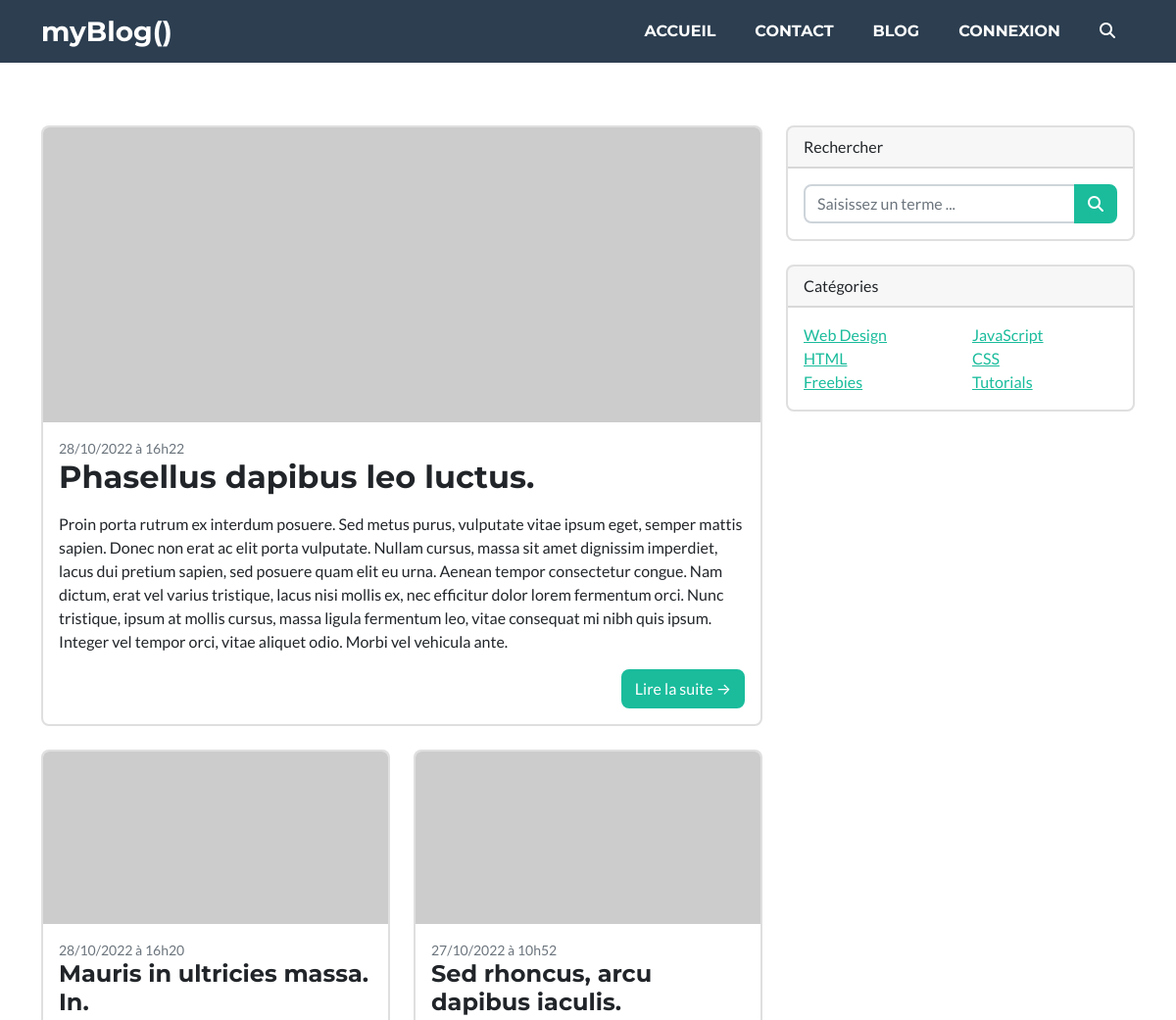
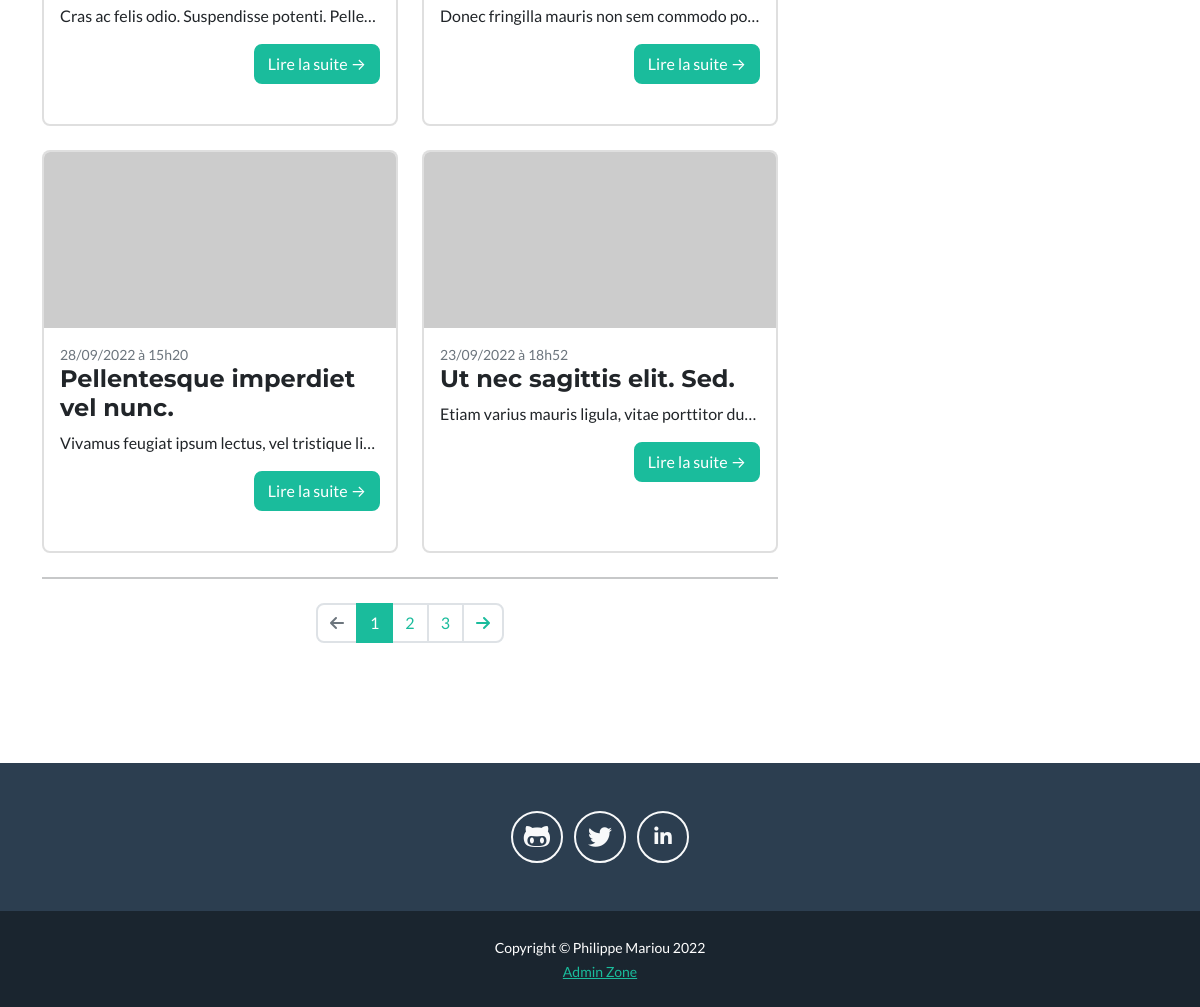
Page /index.php?action=blog on the committed database (2 pictures, top to bottom).
### tables this page shows
CREATE TABLE `posts` (
  `id` int(11) NOT NULL,
  `title` varchar(255) NOT NULL,
  `chapo` text NOT NULL,
  `content` text NOT NULL,
  `author` varchar(255) NOT NULL,
  `creation_date` datetime NOT NULL,
  `modification_date` datetime DEFAULT NULL
);

### src/controllers/ListAllPostsController.php (called while the page is built, shortened)
<?php
class ListAllPostsController
{
    public function execute()
    {
        $globals = new Globals();
        $get = $globals->getGET();
        $postRepository = new PostRepository();
        $postRepository->connection = new DatabaseConnection();
        $posts = $postRepository->getPosts();
        $featuredPost = array_shift($posts);
        if (isset($get['page']) && !empty($get['page'])) {
            $currentPage = (int) strip_tags($get['page']);
        } else {
            $currentPage = 1;
        }
        $postsNb = count($posts);
        $perPage = 4;
        $pages = ceil($postsNb / $perPage);
        $offset = ($currentPage * $perPage) - $perPage;
        $posts = array_slice($posts, $offset, $perPage);
        require 'templates/blog.php';
    }
}

### src/model/post.php (called while the page is built, shortened)
<?php
class Post
{
    public function __construct(
        string $id,
        string $title,
        string $chapo,
        string $content,
        string $author,
        string $frenchCreationDate,
        ?string $frenchModificationDate
    ) {
        $this->id = $id;
        $this->title = $title;
        $this->chapo = $chapo;
        $this->frenchCreationDate = $frenchCreationDate;
    }
}

### src/lib/DatabaseConnection.php (called while the page is built, shortened)
<?php
class DatabaseConnection
{
    public ?\PDO $database = null;
    public function getConnection(): \PDO
    {
        if ($this->database === null) {
            $this->database = new \PDO('mysql:host=localhost;dbname=P5_myBlog;charset=utf8', 'root', '');
        }
        return $this->database;
    }
}

### src/repository/PostRepository.php (called while the page is built, shortened)
<?php
class PostRepository
{
    public DatabaseConnection $connection;
    public function getPosts(): array
    {
        $statement = $this->connection->getConnection()->query(
            "SELECT id, title, chapo, content, author,
            DATE_FORMAT(creation_date, '%d/%m/%Y à %Hh%i') AS french_creation_date,
            DATE_FORMAT(modification_date, '%d/%m/%Y à %Hh%i') AS french_modification_date
            FROM posts
            ORDER BY creation_date DESC"
        );
        $posts = [];
        while ($row = $statement->fetch()) {
            $post = new Post(
                $row['id'],
                $row['title'],
                $row['chapo'],
                $row['content'],
                $row['author'],
                $row['french_creation_date'],
                $row['french_modification_date']
            );
            $posts[] = $post;
        }
        return $posts;
    }
}

### templates/blog.php (the view, shortened to what this page needs)
<div class="container masthead">
    <div class="row">
        <div class="col-lg-8">
            <div class="card mb-4">
                <a href="index.php?action=post&id=<?= urlencode($featuredPost->id) ?>"><img class="card-img-top" src="https://dummyimage.com/850x350/dee2e6/6c757d.jpg" alt="..." /></a>
                <div class="card-body">
                    <div class="small text-muted"><?= $featuredPost->frenchCreationDate ?></div>
                    <h2 class="card-title"><?= $featuredPost->title ?></h2>
                    <p class="card-text"><?= $featuredPost->chapo ?></p>
                    <div class="d-flex justify-content-end">
                        <a class="btn btn-primary" href="index.php?action=post&id=<?= urlencode($featuredPost->id) ?>">Lire la suite →</a>
                    </div>
                </div>
            </div>
            <div class="row" id="posts">
                <?php foreach ($posts as $post) { ?>
                    <div class="col-lg-6 pb-4">
                        <div class="card mb-4 h-100">
                            <a href="index.php?action=post&id=<?= urlencode($post->id) ?>"><img class="card-img-top" src="https://dummyimage.com/700x350/dee2e6/6c757d.jpg" alt="..." /></a>
                            <div class="card-body">
                                <div class="small text-muted"><?= $post->frenchCreationDate ?></div>
                                <h2 class="card-title h4"><?= $post->title ?></h2>
                                <p class="card-text text-truncate"><?= strip_tags($post->chapo)  ?></p>
                                <div class="d-flex justify-content-end">
                                    <a class="btn btn-primary" href="index.php?action=post&id=<?= urlencode($post->id) ?>">Lire la suite →</a>
                                </div>
                            </div>
                        </div>
                    </div>
                <?php } ?>
            </div>
            <nav aria-label="Pagination">
                <hr class="my-0" />
                <ul class="pagination justify-content-center my-4">
                    <li class="page-item <?= ($currentPage == 1) ? "disabled" : "" ?>">
                        <a class="page-link" href="index.php?action=blog&page=<?= urlencode($currentPage) - 1 ?>#posts" aria-label="Previous">
                            <span class="fa-solid fa-arrow-left" aria-hidden="true"></span>
                        </a>
                    </li>
                    <?php for ($page = 1; $page <= $pages; $page++) : ?>
                        <li class="page-item <?= ($currentPage == $page) ? "active" : "" ?>" aria-current="page">
                            <a class="page-link" href="index.php?action=blog&page=<?= urlencode($page) ?>#posts"><?= $page ?></a>
                        </li>
                    <?php endfor ?>
                    <li class="page-item <?= ($currentPage == $pages) ? "disabled" : "" ?>">
                        <a class="page-link" href="index.php?action=blog&page=<?= urlencode($currentPage) + 1 ?>#posts" aria-label="Next">
                            <span class="fa-solid fa-arrow-right" aria-hidden="true"></span>
                        </a>
                    </li>
                </ul>
            </nav>
        </div>
        <div class="col-lg-4">
            <?php require('templates/search_widget.php') ?>
            <div class="card mb-4">
                <div class="card-header">Catégories</div>
                <div class="card-body">
                    <div class="row">
                        <div class="col-sm-6">
                            <ul class="list-unstyled mb-0">
                                <li><a href="#!">Web Design</a></li>
                                <li><a href="#!">HTML</a></li>
                                <li><a href="#!">Freebies</a></li>
                            </ul>
                        </div>
                        <div class="col-sm-6">
                            <ul class="list-unstyled mb-0">
                                <li><a href="#!">JavaScript</a></li>
                                <li><a href="#!">CSS</a></li>
                                <li><a href="#!">Tutorials</a></li>
                            </ul>
                        </div>
                    </div>
                </div>
            </div>
        </div>
    </div>
</div>
<?php
require 'layout.php';
?>

### rows in the picture
posts: title "Phasellus dapibus leo luctus.", chapo "Proin porta rutrum ex interdum posuere. Sed metus purus, vulputate vitae ipsum eget, semper mattis sapien. Donec non erat ac elit porta vulputate. Nullam cursus, massa sit amet dignissim imperdiet, lacus dui pretium sapien, sed posuere quam elit eu urna. Aenean tempor consectetur congue. Nam dictum, erat vel varius tristique, lacus nisi mollis ex, nec efficitur dolor lorem fermentum orci. Nunc tristique, ipsum at mollis cursus, massa ligula fermentum leo, vitae consequat mi nibh quis ipsum. Integer vel tempor orci, vitae aliquet odio. Morbi vel vehicula ante."
posts: frenchCreationDate "28/10/2022 à 16h20", title "Mauris in ultricies massa. In.", chapo "Cras ac felis odio. Suspendisse potenti. Pelle…"
posts: frenchCreationDate "27/10/2022 à 10h52", title "Sed rhoncus, arcu dapibus iaculis.", chapo "Donec fringilla mauris non sem commodo po…"
posts: frenchCreationDate "28/09/2022 à 15h20", title "Pellentesque imperdiet vel nunc.", chapo "Vivamus feugiat ipsum lectus, vel tristique li…"
posts: frenchCreationDate "23/09/2022 à 18h52", title "Ut nec sagittis elit. Sed.", chapo "Etiam varius mauris ligula, vitae porttitor du…"

### other values in the picture
$featuredPost->frenchCreationDate "28/10/2022 à 16h22"
